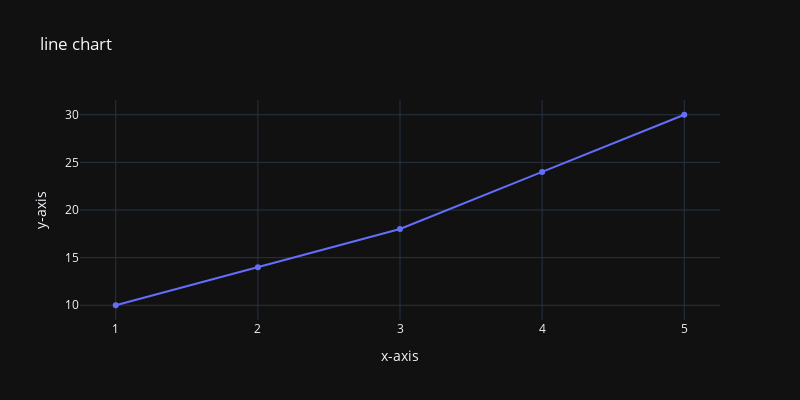

Here is the notebook cell this chart was saved with:
### Code cell
x = [1,2,3,4,5]
y = [10,14,18,24,30]
fig = px.line(x=x , y=y , title="line chart", labels={"x":"x-axis","y":"y-axis"},
width=800, height=400, template="plotly_dark", markers=True)
fig.show()

### Figure 1 — Plotly figure (JSON) as saved in the notebook; plotly's stock layout.template omitted (floating-point values rounded to 4 significant figures)
{"data": [{"hovertemplate": "x-axis=%{x}<br>y-axis=%{y}<extra></extra>", "legendgroup": "", "line": {"color": "#636efa", "dash": "solid"}, "marker": {"symbol": "circle"}, "mode": "lines+markers", "name": "", "orientation": "v", "showlegend": false, "type": "scatter", "x": [1, 2, 3, 4, 5], "xaxis": "x", "y": [10, 14, 18, 24, 30], "yaxis": "y"}], "layout": {"height": 400, "legend": {"tracegroupgap": 0}, "title": {"text": "line chart"}, "width": 800, "xaxis": {"anchor": "y", "domain": [0, 1], "title": {"text": "x-axis"}}, "yaxis": {"anchor": "x", "domain": [0, 1], "title": {"text": "y-axis"}}}}
